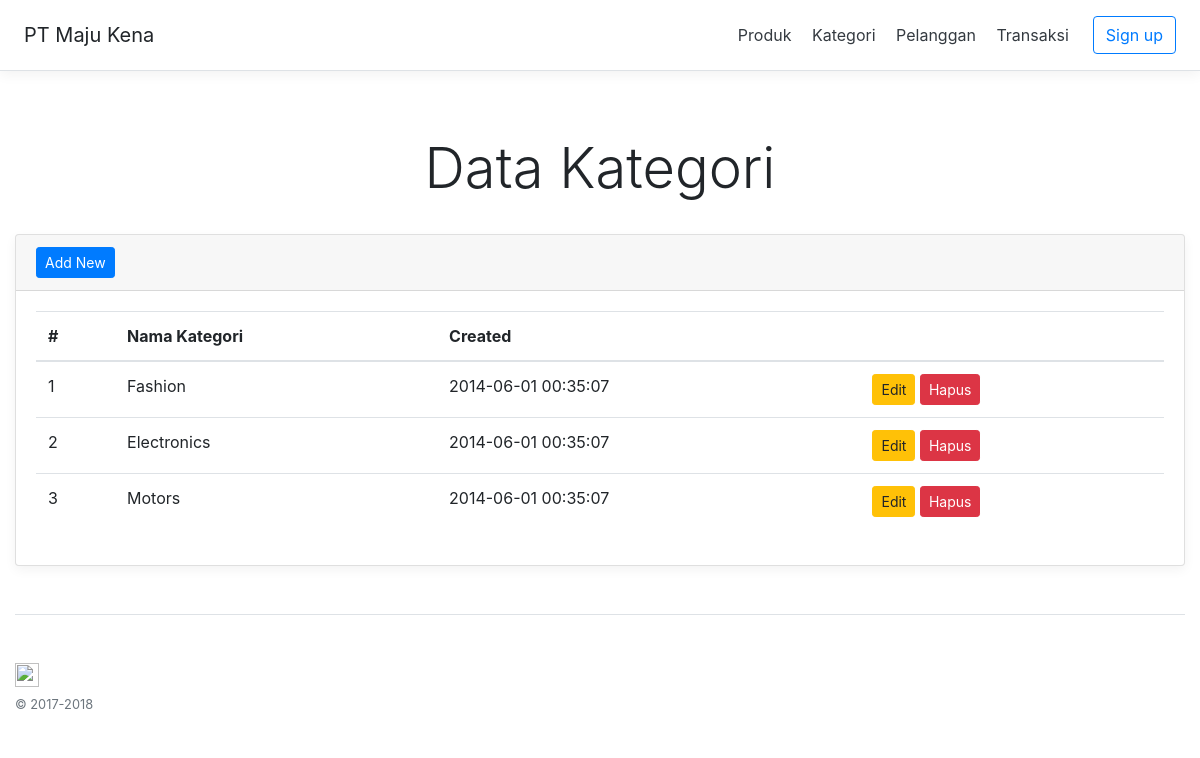
The page /kategori.php on the database its author committed.
### tables this page shows
CREATE TABLE `categories` (
  `id` int(11) NOT NULL,
  `name` varchar(256) NOT NULL,
  `created` datetime NOT NULL,
  `modified` timestamp NOT NULL DEFAULT CURRENT_TIMESTAMP
);

### konfigurasi/Database.php (called while the page is built, shortened)
<?php
    class Database {
        private $host = 'localhost';
        private $username = 'root';
        private $password = 'toor';
        private $database = 'pelatihan';
        public $conn;
        public function __construct()
        {
            $this->conn = new mysqli($this->host, $this->username, $this->password, $this->database);
        }
        public function tampilData($query)
        {
            $result = $this->conn->query($query);
            $rows = array();
            while ($row = $result->fetch_assoc()) {
                $rows[] = $row;
            }
            return $rows;
        }
    }
?>

### kategori.php (the view, shortened to what this page needs)
<?php
    include_once('./konfigurasi/Database.php');
    $data = new Database();
    $sql = "select * from categories order by created desc";
    $hasil = $data->tampilData($sql);
?>
<!doctype html>
<html lang="en">
<?php include_once('./layouts/head.php') ?>
<body>
    <?php include_once('./layouts/menu.php') ?>
    <div class="pricing-header px-3 py-3 pt-md-5 pb-md-4 mx-auto text-center">
        <h1 class="display-4">Data Kategori</h1>
    </div>
    <div class="container-fluid">
        <div class="card-deck mb-3">
            <div class="card mb-12 box-shadow">
                <div class="card-header">
                    <h4 class="my-0 font-weight-normal">
                        <a href="kategori_add.php" class="btn btn-primary btn-sm">Add New</a>
                    </h4>
                </div>
                <div class="card-body">
                    <div class="table-responsive">
                        <table class="table table-hover">
                            <thead>
                                <tr>
                                    <th>#</th>
                                    <th>Nama Kategori</th>
                                    <th>Created</th>
                                    <th></th>
                                </tr>
                            </thead>
                            <tbody>
                                <?php
                                if (count($hasil) > 0) {
                                    $no = 1;
                                    foreach ($hasil as $row) {
                                ?>
                                    <tr>
                                        <td><?php echo $no++ ?></td>
                                        <td><?php echo ucfirst($row['name']) ?></td>
                                        <td><?php echo $row['created'] ?></td>
                                        <td>
                                            <a href="edit_kategori.php?id=<?php echo $row['id'] ?>" class="btn btn-warning btn-sm">Edit</a>
                                            <a href="hapus_kategori.php?id=<?php echo $row['id'] ?>" class="btn btn-danger btn-sm">Hapus</a>
                                        </td>
                                    </tr>
                                <?php
                                    }
                                } else {
                                ?>
                                    <tr>
                                        <td colspan="6" class="text-center">Tidak ada data</td>
                                    </tr>
                                <?php } ?>
                            </tbody>
                        </table>
                    </div>
                </div>
            </div>
        </div>
        <?php include_once('./layouts/footer.php') ?>
    </div>
</body>
</html>

### assets/css/pricing.css (style rules this page uses)
html { font-size: 14px; }
@media (min-width: 768px) { html { font-size: 16px; } }
.pricing-header { max-width: 700px; }
.card-deck .card { min-width: 220px; }
.box-shadow { box-shadow: 0 .25rem .75rem rgba(0, 0, 0, .05); }

### rows shown on the page
categories: name "Fashion", created "2014-06-01 00:35:07"
categories: name "Electronics", created "2014-06-01 00:35:07"
categories: name "Motors", created "2014-06-01 00:35:07"
